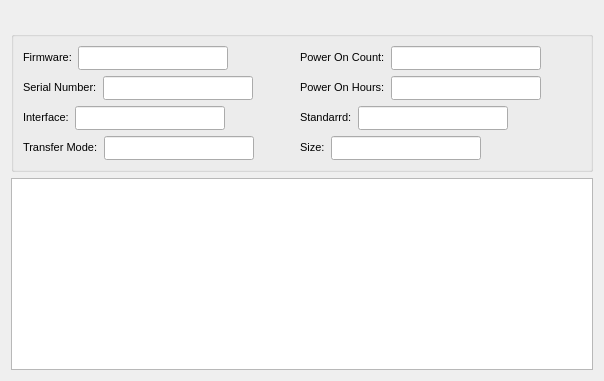
          <widget class="QWidget" name="diskpage">
           <layout class="QVBoxLayout" name="verticalLayout_10">
            <item>
             <layout class="QHBoxLayout" name="diskselecthorizontalLayout"/>
            </item>
            <item>
             <layout class="QHBoxLayout" name="horizontalLayout_4">
              <item>
               <widget class="QLabel" name="disktemperaturelabel">
                <property name="text">
                 <string/>
                </property>
               </widget>
              </item>
              <item>
               <widget class="QLabel" name="disknamelabel">
                <property name="maximumSize">
                 <size>
                  <width>16777215</width>
                  <height>50</height>
                 </size>
                </property>
                <property name="text">
                 <string/>
                </property>
               </widget>
              </item>
             </layout>
            </item>
            <item>
             <widget class="QGroupBox" name="diskgroupBox">
              <property name="maximumSize">
               <size>
                <width>16777215</width>
                <height>16777215</height>
               </size>
              </property>
              <property name="title">
               <string/>
              </property>
              <layout class="QHBoxLayout" name="horizontalLayout_31">
               <item>
                <layout class="QHBoxLayout" name="horizontalLayout_30">
                 <item>
                  <layout class="QVBoxLayout" name="verticalLayout_16">
                   <item>
                    <layout class="QHBoxLayout" name="diskfirenamehorizontalLayout">
                     <item>
                      <widget class="QLabel" name="diskfirename">
                       <property name="text">
                        <string>&lt;!DOCTYPE HTML PUBLIC &quot;-//W3C//DTD HTML 4.0//EN&quot; &quot;http://www.w3.org/TR/REC-html40/strict.dtd&quot;&gt;
&lt;html&gt;&lt;head&gt;&lt;meta name=&quot;qrichtext&quot; content=&quot;1&quot; /&gt;&lt;style type=&quot;text/css&quot;&gt;
p, li { white-space: pre-wrap; }
&lt;/style&gt;&lt;/head&gt;&lt;body style=&quot; font-family:'MS Shell Dlg 2'; font-size:8pt; font-weight:400; font-style:normal;&quot;&gt;
&lt;p style=&quot; margin-top:0px; margin-bottom:0px; margin-left:0px; margin-right:0px; -qt-block-indent:0; text-indent:0px;&quot;&gt;Firmware:&lt;/p&gt;&lt;/body&gt;&lt;/html&gt;</string>
                       </property>
                      </widget>
                     </item>
                     <item>
                      <widget class="QLineEdit" name="diskfirenamelineEdit">
                       <property name="minimumSize">
                        <size>
                         <width>150</width>
                         <height>0</height>
                        </size>
                       </property>
                       <property name="maximumSize">
                        <size>
                         <width>300</width>
                         <height>16777215</height>
                        </size>
                       </property>
                       <property name="font">
                        <font>
                         <family>宋体</family>
                         <pointsize>8</pointsize>
                        </font>
                       </property>
                       <property name="focusPolicy">
                        <enum>Qt::NoFocus</enum>
                       </property>
                       <property name="contextMenuPolicy">
                        <enum>Qt::NoContextMenu</enum>
                       </property>
                       <property name="frame">
                        <bool>true</bool>
                       </property>
                       <property name="alignment">
                        <set>Qt::AlignCenter</set>
                       </property>
                       <property name="dragEnabled">
                        <bool>false</bool>
                       </property>
                       <property name="readOnly">
                        <bool>true</bool>
                       </property>
                       <property name="cursorMoveStyle">
                        <enum>Qt::LogicalMoveStyle</enum>
                       </property>
                      </widget>
                     </item>
                     <item>
                      <spacer name="diskfirenamehorizontalSpacer">
                       <property name="orientation">
                        <enum>Qt::Horizontal</enum>
                       </property>
                       <property name="sizeType">
                        <enum>QSizePolicy::Expanding</enum>
                       </property>
                       <property name="sizeHint" stdset="0">
                        <size>
                         <width>40</width>
                         <height>20</height>
                        </size>
                       </property>
                      </spacer>
                     </item>
                    </layout>
                   </item>
                   <item>
                    <layout class="QHBoxLayout" name="diskserialnumhorizontalLayout">
                     <item>
                      <widget class="QLabel" name="diskserialnum">
                       <property name="text">
                        <string>&lt;!DOCTYPE HTML PUBLIC &quot;-//W3C//DTD HTML 4.0//EN&quot; &quot;http://www.w3.org/TR/REC-html40/strict.dtd&quot;&gt;
&lt;html&gt;&lt;head&gt;&lt;meta name=&quot;qrichtext&quot; content=&quot;1&quot; /&gt;&lt;style type=&quot;text/css&quot;&gt;
p, li { white-space: pre-wrap; }
&lt;/style&gt;&lt;/head&gt;&lt;body style=&quot; font-family:'MS Shell Dlg 2'; font-size:8pt; font-weight:400; font-style:normal;&quot;&gt;
&lt;p style=&quot; margin-top:0px; margin-bottom:0px; margin-left:0px; margin-right:0px; -qt-block-indent:0; text-indent:0px;&quot;&gt;Serial Number:&lt;/p&gt;&lt;/body&gt;&lt;/html&gt;</string>
                       </property>
                      </widget>
                     </item>
                     <item>
                      <widget class="QLineEdit" name="diskserialnumlineEdit">
                       <property name="minimumSize">
                        <size>
                         <width>150</width>
                         <height>0</height>
                        </size>
                       </property>
                       <property name="maximumSize">
                        <size>
                         <width>300</width>
                         <height>16777215</height>
                        </size>
                       </property>
                       <property name="font">
                        <font>
                         <family>宋体</family>
                         <pointsize>8</pointsize>
                        </font>
                       </property>
                       <property name="focusPolicy">
                        <enum>Qt::NoFocus</enum>
                       </property>
                       <property name="contextMenuPolicy">
                        <enum>Qt::NoContextMenu</enum>
                       </property>
                       <property name="frame">
                        <bool>true</bool>
                       </property>
                       <property name="alignment">
                        <set>Qt::AlignCenter</set>
                       </property>
                       <property name="dragEnabled">
                        <bool>false</bool>
                       </property>
                       <property name="readOnly">
                        <bool>true</bool>
                       </property>
                       <property name="cursorMoveStyle">
                        <enum>Qt::LogicalMoveStyle</enum>
                       </property>
                      </widget>
                     </item>
                     <item>
                      <spacer name="diskserialnumhorizontalSpacer">
                       <property name="orientation">
                        <enum>Qt::Horizontal</enum>
                       </property>
                       <property name="sizeType">
                        <enum>QSizePolicy::Expanding</enum>
                       </property>
                       <property name="sizeHint" stdset="0">
                        <size>
                         <width>40</width>
                         <height>20</height>
                        </size>
                       </property>
                      </spacer>
                     </item>
                    </layout>
                   </item>
                   <item>
                    <layout class="QHBoxLayout" name="diskinterfacehorizontalLayout">
                     <item>
                      <widget class="QLabel" name="diskinterface">
                       <property name="text">
                        <string>&lt;!DOCTYPE HTML PUBLIC &quot;-//W3C//DTD HTML 4.0//EN&quot; &quot;http://www.w3.org/TR/REC-html40/strict.dtd&quot;&gt;
&lt;html&gt;&lt;head&gt;&lt;meta name=&quot;qrichtext&quot; content=&quot;1&quot; /&gt;&lt;style type=&quot;text/css&quot;&gt;
p, li { white-space: pre-wrap; }
&lt;/style&gt;&lt;/head&gt;&lt;body style=&quot; font-family:'MS Shell Dlg 2'; font-size:8pt; font-weight:400; font-style:normal;&quot;&gt;
&lt;p style=&quot; margin-top:0px; margin-bottom:0px; margin-left:0px; margin-right:0px; -qt-block-indent:0; text-indent:0px;&quot;&gt;Interface:&lt;/p&gt;&lt;/body&gt;&lt;/html&gt;</string>
                       </property>
                      </widget>
                     </item>
                     <item>
                      <widget class="QLineEdit" name="diskinterfacelineEdit">
                       <property name="minimumSize">
                        <size>
                         <width>150</width>
                         <height>0</height>
                        </size>
                       </property>
                       <property name="maximumSize">
                        <size>
                         <width>300</width>
                         <height>16777215</height>
                        </size>
                       </property>
                       <property name="font">
                        <font>
                         <family>宋体</family>
                         <pointsize>8</pointsize>
                        </font>
                       </property>
                       <property name="focusPolicy">
                        <enum>Qt::NoFocus</enum>
                       </property>
                       <property name="contextMenuPolicy">
                        <enum>Qt::NoContextMenu</enum>
                       </property>
                       <property name="frame">
                        <bool>true</bool>
                       </property>
                       <property name="alignment">
                        <set>Qt::AlignCenter</set>
                       </property>
                       <property name="dragEnabled">
                        <bool>false</bool>
                       </property>
                       <property name="readOnly">
                        <bool>true</bool>
                       </property>
                       <property name="cursorMoveStyle">
                        <enum>Qt::LogicalMoveStyle</enum>
                       </property>
                      </widget>
                     </item>
                     <item>
                      <spacer name="diskinterfacehorizontalSpacer">
                       <property name="orientation">
                        <enum>Qt::Horizontal</enum>
                       </property>
                       <property name="sizeType">
                        <enum>QSizePolicy::Expanding</enum>
                       </property>
                       <property name="sizeHint" stdset="0">
                        <size>
                         <width>40</width>
                         <height>20</height>
                        </size>
                       </property>
                      </spacer>
                     </item>
                    </layout>
                   </item>
                   <item>
                    <layout class="QHBoxLayout" name="disktransfermodehorizontalLayout">
                     <item>
                      <widget class="QLabel" name="disktransfermode">
                       <property name="text">
                        <string>&lt;!DOCTYPE HTML PUBLIC &quot;-//W3C//DTD HTML 4.0//EN&quot; &quot;http://www.w3.org/TR/REC-html40/strict.dtd&quot;&gt;
&lt;html&gt;&lt;head&gt;&lt;meta name=&quot;qrichtext&quot; content=&quot;1&quot; /&gt;&lt;style type=&quot;text/css&quot;&gt;
p, li { white-space: pre-wrap; }
&lt;/style&gt;&lt;/head&gt;&lt;body style=&quot; font-family:'MS Shell Dlg 2'; font-size:8pt; font-weight:400; font-style:normal;&quot;&gt;
&lt;p style=&quot; margin-top:0px; margin-bottom:0px; margin-left:0px; margin-right:0px; -qt-block-indent:0; text-indent:0px;&quot;&gt;Transfer Mode:&lt;/p&gt;&lt;/body&gt;&lt;/html&gt;</string>
                       </property>
                      </widget>
                     </item>
                     <item>
                      <widget class="QLineEdit" name="disktransfermodelineEdit">
                       <property name="minimumSize">
                        <size>
                         <width>150</width>
                         <height>0</height>
                        </size>
                       </property>
                       <property name="maximumSize">
                        <size>
                         <width>300</width>
                         <height>16777215</height>
                        </size>
                       </property>
                       <property name="font">
                        <font>
                         <family>宋体</family>
                         <pointsize>8</pointsize>
                        </font>
                       </property>
                       <property name="focusPolicy">
                        <enum>Qt::NoFocus</enum>
                       </property>
                       <property name="contextMenuPolicy">
                        <enum>Qt::NoContextMenu</enum>
                       </property>
                       <property name="frame">
                        <bool>true</bool>
                       </property>
                       <property name="alignment">
                        <set>Qt::AlignCenter</set>
                       </property>
                       <property name="dragEnabled">
                        <bool>false</bool>
                       </property>
                       <property name="readOnly">
                        <bool>true</bool>
                       </property>
                       <property name="cursorMoveStyle">
                        <enum>Qt::LogicalMoveStyle</enum>
                       </property>
                      </widget>
                     </item>
                     <item>
                      <spacer name="disktransfermodehorizontalSpacer">
                       <property name="orientation">
                        <enum>Qt::Horizontal</enum>
                       </property>
                       <property name="sizeType">
                        <enum>QSizePolicy::Expanding</enum>
                       </property>
                       <property name="sizeHint" stdset="0">
                        <size>
                         <width>40</width>
                         <height>20</height>
                        </size>
                       </property>
                      </spacer>
                     </item>
                    </layout>
                   </item>
                  </layout>
                 </item>
                 <item>
                  <layout class="QVBoxLayout" name="verticalLayout_17">
                   <item>
                    <layout class="QHBoxLayout" name="diskpoweroncounthorizontalLayout">
                     <item>
                      <widget class="QLabel" name="diskpoweroncount">
                       <property name="text">
                        <string>&lt;!DOCTYPE HTML PUBLIC &quot;-//W3C//DTD HTML 4.0//EN&quot; &quot;http://www.w3.org/TR/REC-html40/strict.dtd&quot;&gt;
&lt;html&gt;&lt;head&gt;&lt;meta name=&quot;qrichtext&quot; content=&quot;1&quot; /&gt;&lt;style type=&quot;text/css&quot;&gt;
p, li { white-space: pre-wrap; }
&lt;/style&gt;&lt;/head&gt;&lt;body style=&quot; font-family:'MS Shell Dlg 2'; font-size:8pt; font-weight:400; font-style:normal;&quot;&gt;
&lt;p style=&quot; margin-top:0px; margin-bottom:0px; margin-left:0px; margin-right:0px; -qt-block-indent:0; text-indent:0px;&quot;&gt;Power On Count:&lt;/p&gt;&lt;/body&gt;&lt;/html&gt;</string>
                       </property>
                      </widget>
                     </item>
                     <item>
                      <widget class="QLineEdit" name="diskpoweroncountlineEdit">
                       <property name="minimumSize">
                        <size>
                         <width>150</width>
                         <height>0</height>
                        </size>
                       </property>
                       <property name="maximumSize">
                        <size>
                         <width>300</width>
                         <height>16777215</height>
                        </size>
                       </property>
                       <property name="font">
                        <font>
                         <family>宋体</family>
                         <pointsize>8</pointsize>
                        </font>
                       </property>
                       <property name="focusPolicy">
                        <enum>Qt::NoFocus</enum>
                       </property>
                       <property name="contextMenuPolicy">
                        <enum>Qt::NoContextMenu</enum>
                       </property>
                       <property name="frame">
                        <bool>true</bool>
                       </property>
                       <property name="alignment">
                        <set>Qt::AlignCenter</set>
                       </property>
                       <property name="dragEnabled">
                        <bool>false</bool>
                       </property>
                       <property name="readOnly">
                        <bool>true</bool>
                       </property>
                       <property name="cursorMoveStyle">
                        <enum>Qt::LogicalMoveStyle</enum>
                       </property>
                      </widget>
                     </item>
                     <item>
                      <spacer name="diskpoweroncounthorizontalSpacer">
                       <property name="orientation">
                        <enum>Qt::Horizontal</enum>
                       </property>
                       <property name="sizeType">
                        <enum>QSizePolicy::Expanding</enum>
                       </property>
                       <property name="sizeHint" stdset="0">
                        <size>
                         <width>40</width>
                         <height>20</height>
                        </size>
                       </property>
                      </spacer>
                     </item>
                    </layout>
                   </item>
                   <item>
                    <layout class="QHBoxLayout" name="diskpoweronhourshorizontalLayout">
                     <item>
                      <widget class="QLabel" name="diskpoweronhours">
                       <property name="text">
                        <string>&lt;!DOCTYPE HTML PUBLIC &quot;-//W3C//DTD HTML 4.0//EN&quot; &quot;http://www.w3.org/TR/REC-html40/strict.dtd&quot;&gt;
&lt;html&gt;&lt;head&gt;&lt;meta name=&quot;qrichtext&quot; content=&quot;1&quot; /&gt;&lt;style type=&quot;text/css&quot;&gt;
p, li { white-space: pre-wrap; }
&lt;/style&gt;&lt;/head&gt;&lt;body style=&quot; font-family:'MS Shell Dlg 2'; font-size:8pt; font-weight:400; font-style:normal;&quot;&gt;
&lt;p style=&quot; margin-top:0px; margin-bottom:0px; margin-left:0px; margin-right:0px; -qt-block-indent:0; text-indent:0px;&quot;&gt;Power On Hours:&lt;/p&gt;&lt;/body&gt;&lt;/html&gt;</string>
                       </property>
                      </widget>
                     </item>
                     <item>
                      <widget class="QLineEdit" name="diskpoweronhourslineEdit">
                       <property name="minimumSize">
                        <size>
                         <width>150</width>
                         <height>0</height>
                        </size>
                       </property>
                       <property name="maximumSize">
                        <size>
                         <width>300</width>
                         <height>16777215</height>
                        </size>
                       </property>
                       <property name="font">
                        <font>
                         <family>宋体</family>
                         <pointsize>8</pointsize>
                        </font>
                       </property>
                       <property name="focusPolicy">
                        <enum>Qt::NoFocus</enum>
                       </property>
                       <property name="contextMenuPolicy">
                        <enum>Qt::NoContextMenu</enum>
                       </property>
                       <property name="frame">
                        <bool>true</bool>
                       </property>
                       <property name="alignment">
                        <set>Qt::AlignCenter</set>
                       </property>
                       <property name="dragEnabled">
                        <bool>false</bool>
                       </property>
                       <property name="readOnly">
                        <bool>true</bool>
                       </property>
                       <property name="cursorMoveStyle">
                        <enum>Qt::LogicalMoveStyle</enum>
                       </property>
                      </widget>
                     </item>
                     <item>
                      <spacer name="diskpoweronhourshorizontalSpacer">
                       <property name="orientation">
                        <enum>Qt::Horizontal</enum>
                       </property>
                       <property name="sizeType">
                        <enum>QSizePolicy::Expanding</enum>
                       </property>
                       <property name="sizeHint" stdset="0">
                        <size>
                         <width>40</width>
                         <height>20</height>
                        </size>
                       </property>
                      </spacer>
                     </item>
                    </layout>
                   </item>
                   <item>
                    <layout class="QHBoxLayout" name="diskStandardhorizontalLayout">
                     <item>
                      <widget class="QLabel" name="diskStandard">
                       <property name="text">
                        <string>&lt;!DOCTYPE HTML PUBLIC &quot;-//W3C//DTD HTML 4.0//EN&quot; &quot;http://www.w3.org/TR/REC-html40/strict.dtd&quot;&gt;
&lt;html&gt;&lt;head&gt;&lt;meta name=&quot;qrichtext&quot; content=&quot;1&quot; /&gt;&lt;style type=&quot;text/css&quot;&gt;
p, li { white-space: pre-wrap; }
&lt;/style&gt;&lt;/head&gt;&lt;body style=&quot; font-family:'MS Shell Dlg 2'; font-size:8pt; font-weight:400; font-style:normal;&quot;&gt;
&lt;p style=&quot; margin-top:0px; margin-bottom:0px; margin-left:0px; margin-right:0px; -qt-block-indent:0; text-indent:0px;&quot;&gt;Standarrd:&lt;/p&gt;&lt;/body&gt;&lt;/html&gt;</string>
                       </property>
                      </widget>
                     </item>
                     <item>
                      <widget class="QLineEdit" name="diskstandardlineEdit">
                       <property name="minimumSize">
                        <size>
                         <width>150</width>
                         <height>0</height>
                        </size>
                       </property>
                       <property name="maximumSize">
                        <size>
                         <width>300</width>
                         <height>16777215</height>
                        </size>
                       </property>
                       <property name="font">
                        <font>
                         <family>宋体</family>
                         <pointsize>8</pointsize>
                        </font>
                       </property>
                       <property name="focusPolicy">
                        <enum>Qt::NoFocus</enum>
                       </property>
                       <property name="contextMenuPolicy">
                        <enum>Qt::NoContextMenu</enum>
                       </property>
                       <property name="frame">
                        <bool>true</bool>
                       </property>
                       <property name="alignment">
                        <set>Qt::AlignCenter</set>
                       </property>
                       <property name="dragEnabled">
                        <bool>false</bool>
                       </property>
                       <property name="readOnly">
                        <bool>true</bool>
                       </property>
                       <property name="cursorMoveStyle">
                        <enum>Qt::LogicalMoveStyle</enum>
                       </property>
                      </widget>
                     </item>
                     <item>
                      <spacer name="diskStandardhorizontalSpacer">
                       <property name="orientation">
                        <enum>Qt::Horizontal</enum>
                       </property>
                       <property name="sizeType">
                        <enum>QSizePolicy::Expanding</enum>
                       </property>
                       <property name="sizeHint" stdset="0">
                        <size>
                         <width>40</width>
                         <height>20</height>
                        </size>
                       </property>
                      </spacer>
                     </item>
                    </layout>
                   </item>
                   <item>
                    <layout class="QHBoxLayout" name="disksizehorizontalLayout">
                     <item>
                      <widget class="QLabel" name="disksize">
                       <property name="text">
                        <string>&lt;!DOCTYPE HTML PUBLIC &quot;-//W3C//DTD HTML 4.0//EN&quot; &quot;http://www.w3.org/TR/REC-html40/strict.dtd&quot;&gt;
&lt;html&gt;&lt;head&gt;&lt;meta name=&quot;qrichtext&quot; content=&quot;1&quot; /&gt;&lt;style type=&quot;text/css&quot;&gt;
p, li { white-space: pre-wrap; }
&lt;/style&gt;&lt;/head&gt;&lt;body style=&quot; font-family:'MS Shell Dlg 2'; font-size:8pt; font-weight:400; font-style:normal;&quot;&gt;
&lt;p style=&quot; margin-top:0px; margin-bottom:0px; margin-left:0px; margin-right:0px; -qt-block-indent:0; text-indent:0px;&quot;&gt;Size:&lt;/p&gt;&lt;/body&gt;&lt;/html&gt;</string>
                       </property>
                      </widget>
                     </item>
                     <item>
                      <widget class="QLineEdit" name="disksizelineEdit">
                       <property name="minimumSize">
                        <size>
                         <width>150</width>
                         <height>0</height>
                        </size>
                       </property>
                       <property name="maximumSize">
                        <size>
                         <width>300</width>
                         <height>16777215</height>
                        </size>
                       </property>
                       <property name="font">
                        <font>
                         <family>宋体</family>
                         <pointsize>8</pointsize>
                        </font>
                       </property>
                       <property name="focusPolicy">
                        <enum>Qt::NoFocus</enum>
                       </property>
                       <property name="contextMenuPolicy">
                        <enum>Qt::NoContextMenu</enum>
                       </property>
                       <property name="frame">
                        <bool>true</bool>
                       </property>
                       <property name="alignment">
                        <set>Qt::AlignCenter</set>
                       </property>
                       <property name="dragEnabled">
                        <bool>false</bool>
                       </property>
                       <property name="readOnly">
                        <bool>true</bool>
                       </property>
                       <property name="cursorMoveStyle">
                        <enum>Qt::LogicalMoveStyle</enum>
                       </property>
                      </widget>
                     </item>
                     <item>
                      <spacer name="disksizehorizontalSpacer">
                       <property name="orientation">
                        <enum>Qt::Horizontal</enum>
                       </property>
                       <property name="sizeType">
                        <enum>QSizePolicy::Expanding</enum>
                       </property>
                       <property name="sizeHint" stdset="0">
                        <size>
                         <width>40</width>
                         <height>20</height>
                        </size>
                       </property>
                      </spacer>
                     </item>
                    </layout>
                   </item>
                  </layout>
                 </item>
                </layout>
               </item>
              </layout>
             </widget>
            </item>
            <item>
             <widget class="QTableWidget" name="disktableWidget">
              <property name="maximumSize">
               <size>
                <width>16777215</width>
                <height>350</height>
               </size>
              </property>
             </widget>
            </item>
           </layout>
          </widget>
